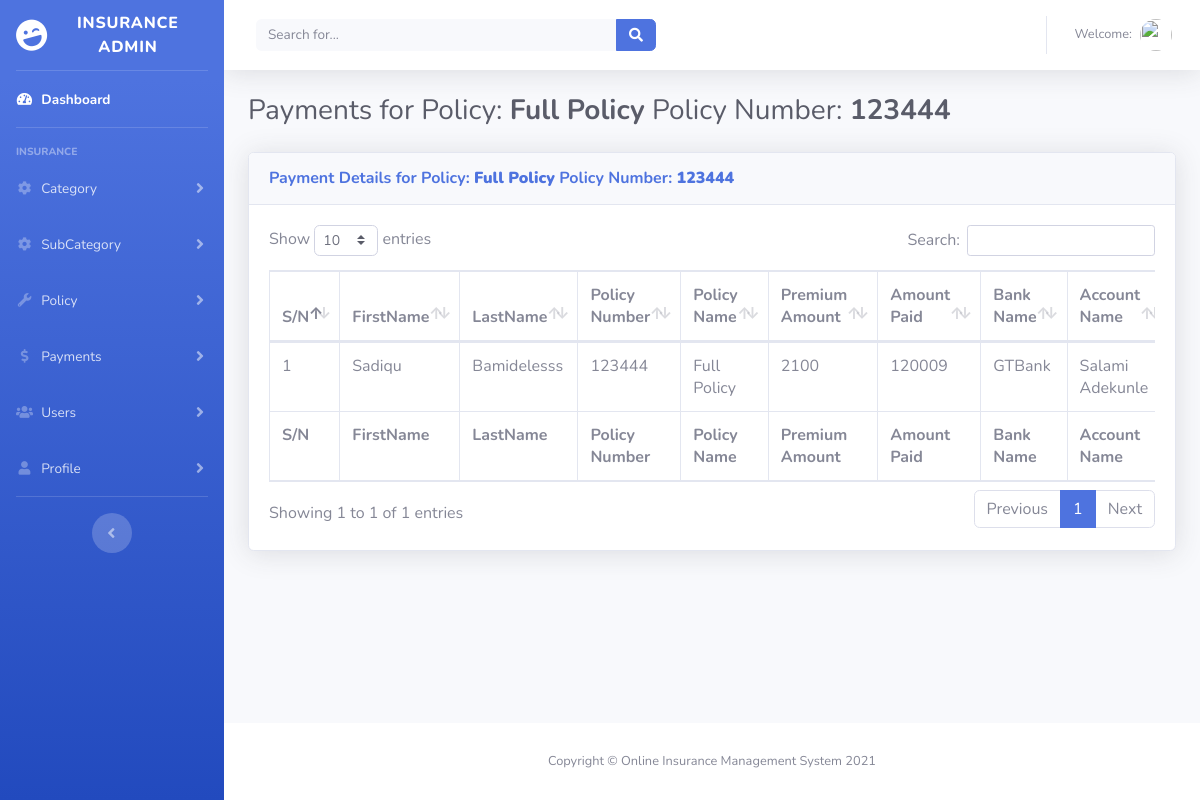
The page /admin/viewPayment.php?policyRegId=4&policyId=4 on the database its author committed.
### tables this page shows
CREATE TABLE `tblpolicy` (
  `Id` int(10) NOT NULL,
  `categoryId` varchar(10) NOT NULL,
  `subCategoryId` varchar(10) NOT NULL,
  `policyNumber` varchar(255) NOT NULL,
  `policyName` varchar(255) NOT NULL,
  `sumAssured` varchar(50) NOT NULL,
  `premiumTermId` varchar(50) NOT NULL,
  `premiumAmount` varchar(50) NOT NULL,
  `interest` varchar(50) NOT NULL,
  `description` varchar(255) NOT NULL,
  `dateCreated` varchar(50) NOT NULL
);

CREATE TABLE `tblpolicyregpayments` (
  `Id` int(10) NOT NULL,
  `policyRegId` varchar(50) NOT NULL,
  `userId` varchar(50) NOT NULL,
  `amountPaid` varchar(50) NOT NULL,
  `bankName` varchar(255) NOT NULL,
  `accountName` varchar(255) NOT NULL,
  `accountNumber` varchar(255) NOT NULL,
  `depositorsName` varchar(255) NOT NULL,
  `datePaid` varchar(50) NOT NULL,
  `paymentDetails` varchar(255) NOT NULL,
  `isApproved` varchar(10) NOT NULL,
  `dateApproved` varchar(50) NOT NULL,
  `dateCreated` varchar(50) NOT NULL
);

CREATE TABLE `tblusers` (
  `Id` int(10) NOT NULL,
  `firstName` varchar(255) NOT NULL,
  `lastName` varchar(255) NOT NULL,
  `otherName` varchar(255) NOT NULL,
  `emailAddress` varchar(255) NOT NULL,
  `password` varchar(255) NOT NULL,
  `dob` varchar(50) NOT NULL,
  `gender` varchar(10) NOT NULL,
  `phone` varchar(20) NOT NULL,
  `address` varchar(255) NOT NULL,
  `state` varchar(255) NOT NULL,
  `dateCreated` varchar(50) NOT NULL
);

### admin/viewPayment.php (the view, shortened to what this page needs)
<?php include_once('../includes/session.php');?>
<?php
if(isset($_GET['policyRegId']) && isset($_GET['policyId'])){
    $policyRegId = $_GET['policyRegId'];
    $policyId = $_GET['policyId'];
    $querys = mysqli_query($con,"select * from tblpolicy where Id='$policyId'");
    $rowss = mysqli_fetch_array($querys);
    $policyNumber = $rowss['policyNumber'];
    $policyName = $rowss['policyName'];
}
else{
    echo "<script type='text/javascript'>
    document.location = 'policyReg.php';
    </script>";
}
?>
<!DOCTYPE html>
<html lang="en">
<?php include_once('./includes/header.php');?>
<body id="page-top">
  <div id="wrapper">
    <?php include_once('./includes/sidebar.php');?>
    <div id="content-wrapper" class="d-flex flex-column">
      <div id="content">
        <?php include_once('./includes/topNavBar.php');?>
        <div class="container-fluid">
          <h1 class="h3 mb-4 text-gray-800">Payments for Policy: <b><?php echo $policyName;?></b> Policy Number: <b><?php echo $policyNumber;?></b></h1>
          <div class="row">
    <div class="col-lg-12">
        <div class="card shadow mb-4">
        <div class="card-header py-3">
            <h6 class="m-0 font-weight-bold text-primary">Payment Details for Policy: <b><?php echo $policyName;?></b> Policy Number: <b><?php echo $policyNumber;?></b></h6>
        </div>
        <div class="card-body">
        <div class="table-responsive">
        <table class="table table-bordered" id="dataTable" width="100%" cellspacing="0">
            <thead>
            <tr>
                <th>S/N</th>
                <th>FirstName</th>
                <th>LastName</th>
                <th>Policy Number</th>
                <th>Policy Name</th>
                <th>Premium Amount</th>
                <th>Amount Paid</th>
                <th>Bank Name</th>
                <th>Account Name</th>
            </tr>
            </thead>
            <tfoot>
            <tr>
                <th>S/N</th>
                <th>FirstName</th>
                <th>LastName</th>
                <th>Policy Number</th>
                <th>Policy Name</th>
                <th>Premium Amount</th>
                <th>Amount Paid</th>
                <th>Bank Name</th>
                <th>Account Name</th>
            </tr>
            </tfoot>
            <tbody>
            <?php
        $ret=mysqli_query($con,"SELECT tblpolicyregpayments.policyRegId,tblpolicyregpayments.Id AS policyRegPaymentId,tblpolicyregpayments.userId,tblpolicyregpayments.amountPaid,
        tblpolicyregpayments.bankName,tblpolicyregpayments.accountName,tblpolicyregpayments.accountNumber,tblpolicyregpayments.depositorsName,
        tblpolicyregpayments.datePaid,tblpolicyregpayments.paymentDetails,tblpolicyregpayments.isApproved,tblpolicyregpayments.dateApproved,tblpolicyregpayments.dateCreated,
        tblpolicy.policyName,tblpolicy.sumAssured,tblpolicy.policyNumber,tblpolicy.premiumAmount,
        tblpolicyReg.Id,tblpolicyReg.policyId,tblpolicyReg.userId,tblusers.firstName,tblusers.lastName
         from tblpolicyregpayments
         INNER JOIN tblusers ON tblusers.Id = tblpolicyregpayments.userId
         INNER JOIN tblpolicyreg ON tblpolicyreg.Id = tblpolicyregpayments.policyRegId
         INNER JOIN tblpolicy ON tblpolicy.Id = tblpolicyreg.policyId
         where tblpolicyregpayments.policyRegId='$policyRegId'");
        $cnt=1;
        while ($row=mysqli_fetch_array($ret)) {
                    ?>
        <tr>
        <td><?php echo $cnt;?></td>
        <td><?php  echo $row['firstName'];?></td>
        <td><?php  echo $row['lastName'];?></td>
        <td><?php  echo $row['policyNumber'];?></td>
        <td><?php  echo $row['policyName'];?></td>
        <td><?php  echo $row['premiumAmount'];?></td>
        <td><?php  echo $row['amountPaid'];?></td>
        <td><?php  echo $row['bankName'];?></td>
        <td><?php  echo $row['accountName'];?></td>
        </tr>
        <?php
        $cnt=$cnt+1;
        }?>
            </tbody>
        </table>
        </div>
        </div>
        </div>
        </div>
          </div>
        </div>
      </div>
      <?php include_once('./includes/footer.php');?>
</body>
</html>

### rows shown on the page
tblpolicy: policyName "Full Policy", policyNumber "123444"
tblpolicyregpayments: userId.firstName "Sadiqu", userId.lastName "Bamidelesss", tblpolicy.policyNumber "123444", tblpolicy.policyName "Full Policy", tblpolicy.premiumAmount "2100", amountPaid "120009", bankName "GTBank", accountName "Salami Adekunle"
